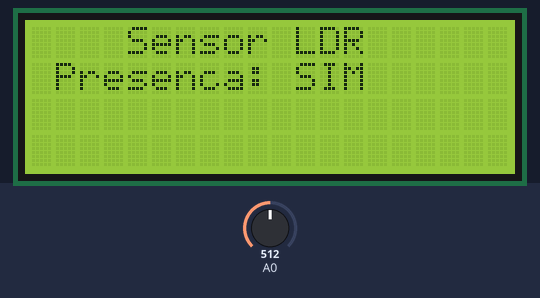
Bench run of a sketch on a simulated Arduino Uno, built with avr-gcc and run on an emulated ATmega328P. Shown: 20×4 character LCD. The test bench sets the inputs (shaded band); at power-on: A0 = 512.

Above: at 1.8 s.
1.9 s: A0 set to 682
3.4 s: A0 set to 715
At 4.6 s:
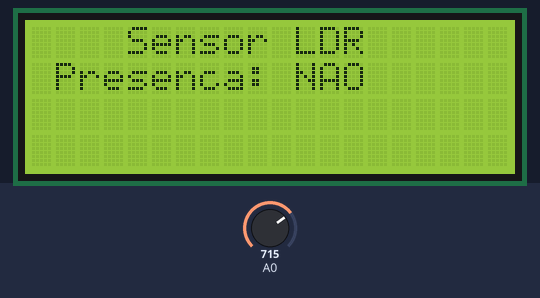
5.8 s: A0 set to 511
At 7.3 s:
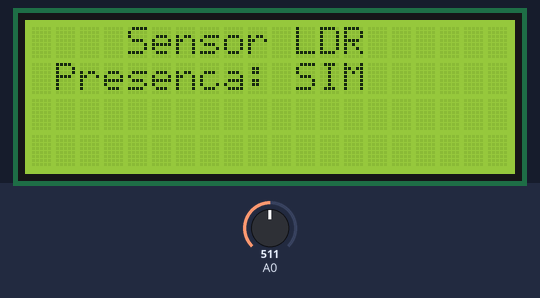
7.9 s: A0 set to 716
At 8.9 s:
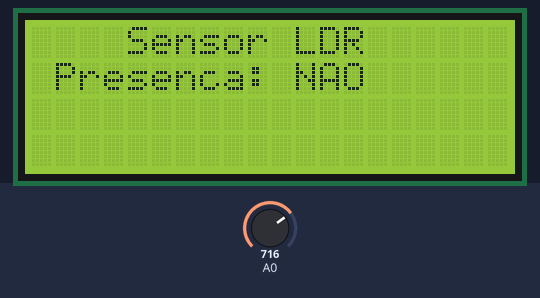
Timing chart, 0 to 10.9 s (numbered marks = the images above; inputs shaded):
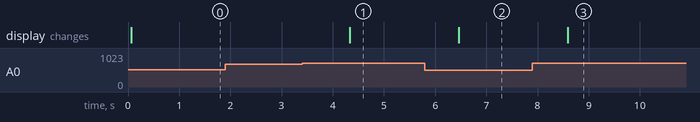

The sketch:

sensor_ldr.ino
```cpp
#include <LiquidCrystal.h>// Importando a biblioteca do Display
//----------------------------------------------

LiquidCrystal lcd(12, 11, 5, 4, 3, 2); //Inicializando as portas de dados do display


int valConv = 0; //Variavel usada para ler o valor que é convertido pela função analogRead
bool presenca = false; //Variavel usada para verificar se há presença

//Setup(Executado apenas uma vez)
void setup(){

}

//Laço principal (Executado Infinitamente)
void loop(){

  // Verifica se há presença
  presenca = sensor_ldr(0, 700);

  //Condição para luminosidade
  if (presenca) {
    lcd.begin(20, 4);
    lcd.setCursor(4,0);
    lcd.print("Sensor LDR");
    lcd.setCursor(1,1);
    lcd.print("Presenca: SIM");
  }
  else{
    lcd.begin(20, 4);
    lcd.setCursor(4,0);
    lcd.print("Sensor LDR");
    lcd.setCursor(1,1);
    lcd.print("Presenca: NAO");
  }

  delay(1000);//Espera 1 segundo para executar o laço novamente

}

bool sensor_ldr(int pin, float level){

  int value = 0; //Variable used to read the value that is converted by the analogRead function
  bool result = false; //Variable used to check if there is presence (value < level) or if there is no presence (value >= level)

  value = analogRead(pin);// Read the sensor value on the pin

  if(value < level){
    result = true;
  }

  return result;
}
```

Measured:
- the behaviour switches between 699 and 700 on A0 (found by bisection; images 0 and 1)
- after the input at 1.9 s, every drawn part: stays the same
- after the input at 3.4 s, the display: changes after 0.93 s (image 1)
- after the input at 5.8 s, the display: changes after 0.66 s (image 2)
- after the input at 7.9 s, the display: changes after 0.69 s (image 3)
